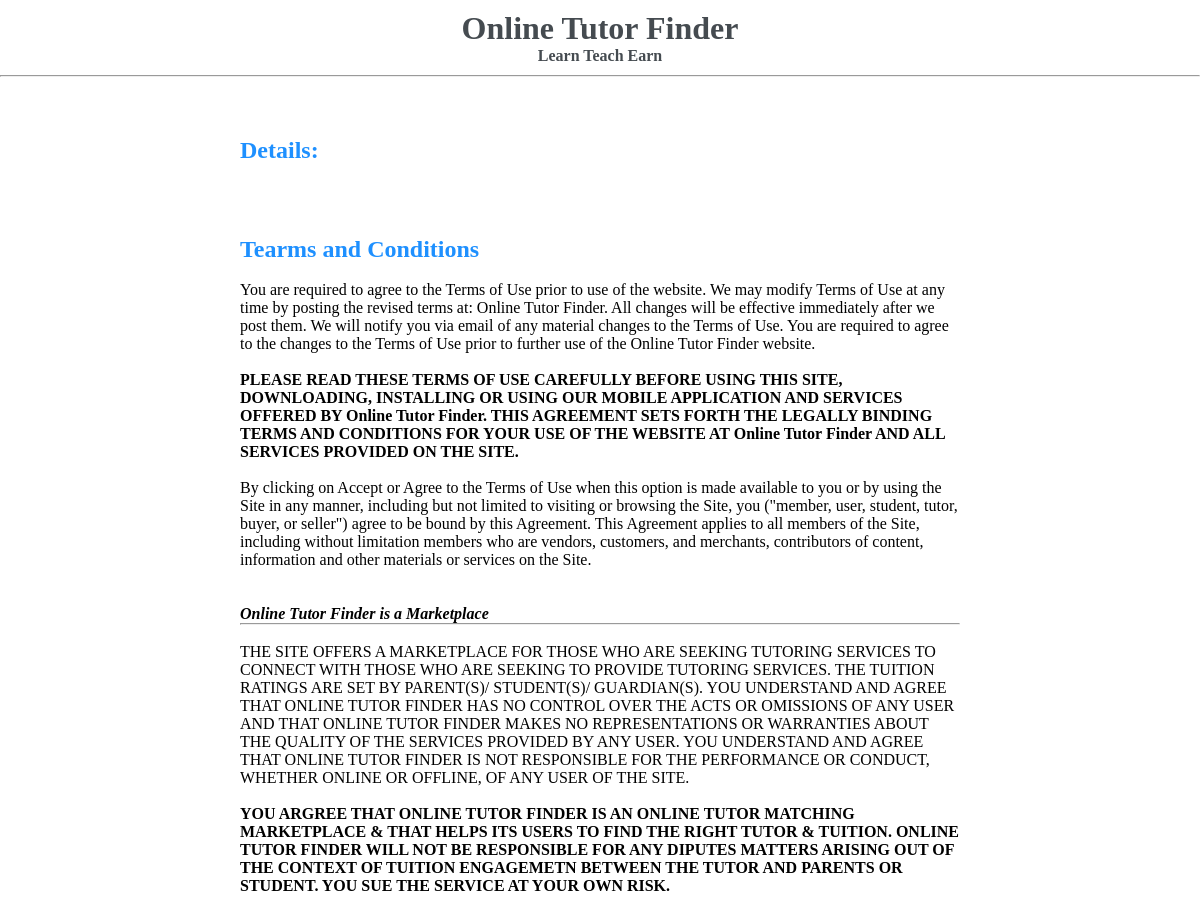
Before: /Terms&Condition.php (upper part) with the older database file.
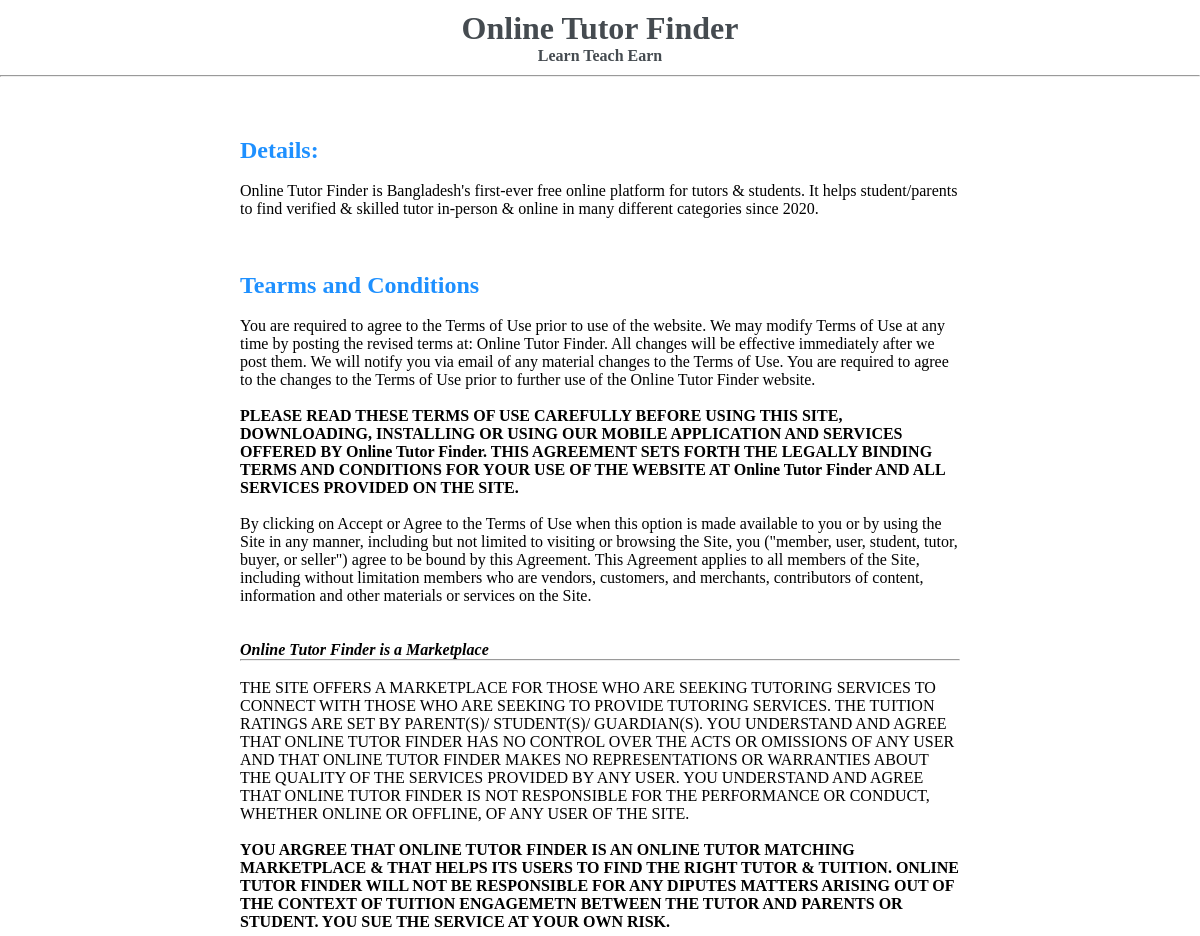
After: the same page with the newer database file.
### tables this page shows
CREATE TABLE `systeminfo` (
  `id` int(10) NOT NULL,
  `contract` varchar(255) NOT NULL,
  `email` varchar(255) NOT NULL,
  `description` varchar(500) NOT NULL
);

### Terms&Condition.php (the view, shortened to what this page needs)
<!DOCTYPE html>
<html lang="en">
<head>
</head>
<body>
    <div class="header">
        <h1>Online Tutor Finder</h1>
        <h4>Learn Teach Earn</h4>
    </div>
    <hr>
    <div class="container">
        <h2>Details:</h2>
        <br>
        <p>
        <?php
            include 'control/connection.php';
            $q = "SELECT * FROM `systeminfo`";
            $query = mysqli_query($con,$q);
            while($res = mysqli_fetch_array($query)){
                echo $res['description'];
            }
        ?>
        </p><br> <br> <br>
        <h2>Tearms and Conditions</h2>
        <br>
        <p>
        You are required to agree to the Terms of Use prior to use of the website. We may
modify Terms of Use at any time by posting the revised terms at: Online Tutor Finder.
All changes will be effective immediately after we post them. We will notify you via
email of any material changes to the Terms of Use. You are required to agree to the
changes to the Terms of Use prior to further use of the Online Tutor Finder website.
        </p><br>
        <p><b>
        PLEASE READ THESE TERMS OF USE CAREFULLY BEFORE USING THIS
SITE, DOWNLOADING, INSTALLING OR USING OUR MOBILE
APPLICATION AND SERVICES OFFERED BY Online Tutor Finder. THIS
AGREEMENT SETS FORTH THE LEGALLY BINDING TERMS AND
CONDITIONS FOR YOUR USE OF THE WEBSITE AT Online Tutor Finder
AND ALL SERVICES PROVIDED ON THE SITE.
        </b>
    </p>
        <br>
        <p>
        By clicking on Accept or Agree to the Terms of Use when this option is made available
to you or by using the Site in any manner, including but not limited to visiting or
browsing the Site, you ("member, user, student, tutor, buyer, or seller") agree to be bound
by this Agreement. This Agreement applies to all members of the Site, including without
limitation members who are vendors, customers, and merchants, contributors of content,
information and other materials or services on the Site.
        </p>
        <br><br>
        <h4><i>Online Tutor Finder is a Marketplace</i></h4>
        <hr>
        <br>
        <p>
        THE SITE OFFERS A MARKETPLACE FOR THOSE WHO ARE SEEKING
TUTORING SERVICES TO CONNECT WITH THOSE WHO ARE SEEKING TO
PROVIDE TUTORING SERVICES. THE TUITION RATINGS ARE SET BY
PARENT(S)/ STUDENT(S)/ GUARDIAN(S). YOU UNDERSTAND AND AGREE
THAT ONLINE TUTOR FINDER HAS NO CONTROL OVER THE ACTS OR
OMISSIONS OF ANY USER AND THAT ONLINE TUTOR FINDER MAKES NO
REPRESENTATIONS OR WARRANTIES ABOUT THE QUALITY OF THE
SERVICES PROVIDED BY ANY USER. YOU UNDERSTAND AND AGREE THAT
ONLINE TUTOR FINDER IS NOT RESPONSIBLE FOR THE PERFORMANCE OR
CONDUCT, WHETHER ONLINE OR OFFLINE, OF ANY USER OF THE SITE.
<br><br> <b>
YOU ARGREE THAT ONLINE TUTOR FINDER IS AN ONLINE TUTOR
MATCHING MARKETPLACE & THAT HELPS ITS USERS TO FIND THE
RIGHT TUTOR & TUITION. ONLINE TUTOR FINDER WILL NOT BE
RESPONSIBLE FOR ANY DIPUTES MATTERS ARISING OUT OF THE
CONTEXT OF TUITION ENGAGEMETN BETWEEN THE TUTOR AND
PARENTS OR STUDENT. YOU SUE THE SERVICE AT YOUR OWN RISK.</b>
        </p><br> <br>
        <br>
        <br><br>
        <br>
<br><br>
        <hr><br>
        <br>
        <br>
        <br>
    <br>
    <br><br>
    <br>
    <br><br>
    <h4><i>Text Messages & PUSH Notifications</i></h4><br>
    <br><br>
    <hr> <br>
    <br><br>
    <hr> <br>
    <br><br>
    <hr> <br>
    <br> <br>
    <h4><i>Copyright Policy</i></h4> <hr> <br>
     <br> <br>
    <h4><i>General</i></h4> <hr> <br>
<br> <br> <br> <br>
    </div>
</body>
</html>

Changed rows visible on the page:
added systeminfo: description "Online Tutor Finder is Bangladesh's first-ever free online platform for tutors & students. It helps student/parents to find verified & skilled tutor in-person & online in many different categories since 2020."
